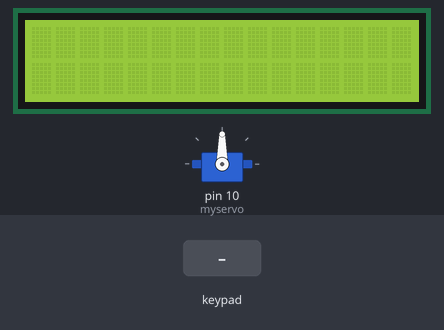
Bench run of a sketch on a simulated Arduino Uno, built with avr-gcc and run on an emulated ATmega328P. On the bench: servo, 16×2 character LCD. Inputs (shaded band) come from the test bench. The local clock reads 2024-03-15 10:24:30 at power-on unless the sketch sets it; what the sketch prints to the serial monitor is not drawn.

Above: at 1.2 s.
1.3 s: keypad keys 2 3 4 5 pressed 1.372 s apart
At 3.2 s:
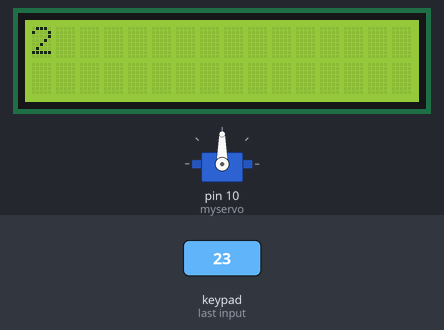
8.2 s: key '1' pressed
12.2 s: key '2' pressed
16.2 s: keypad keys 2 3 4 5 # pressed 1.372 s apart
At 20.5 s:
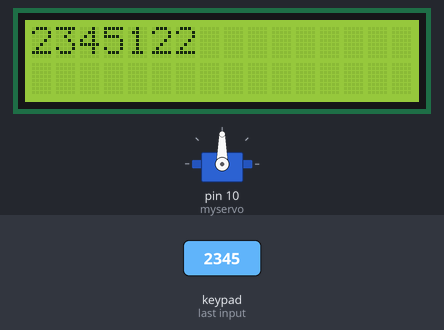
24.6 s: key '#' pressed
At 35.5 s:
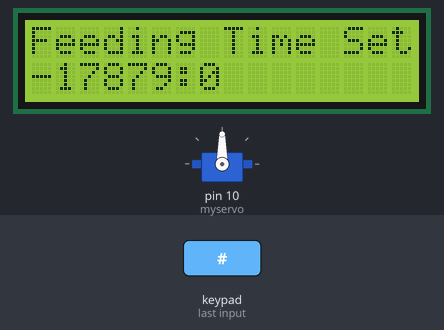
Timing chart, 0 to 37.0 s (numbered marks = the images above; inputs shaded):
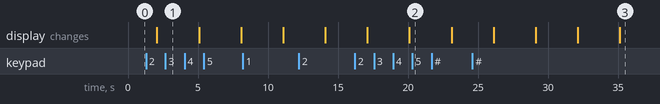

The sketch:

pet-feeder.ino
```cpp
/*
Pet Feeder System with Arduino

RTC, Servo, 4x4 Keypad and 16x2 LCD Screen
By: MeqdadDev
*/

#include <Servo.h>
#include <Keypad.h>
#include <LiquidCrystal.h>
#include <Wire.h>
#include <RTClib.h>

LiquidCrystal lcd(A0, A1, A2, 11, 12, 13);

const byte ROWS = 4;
const byte COLS = 4;
char keys[ROWS][COLS] = {
    {'1', '2', '3', 'A'},
    {'4', '5', '6', 'B'},
    {'7', '8', '9', 'C'},
    {'*', '0', '#', 'D'}};

byte rowPins[ROWS] = {2, 3, 4, 5};
byte colPins[COLS] = {6, 7, 8, 9};

Keypad customKeypad = Keypad(makeKeymap(keys), rowPins, colPins, ROWS, COLS);
Servo myservo;

RTC_DS3231 rtc;
int feedingHour = 0;
int feedingMinute = 0;
bool feedingTimeSet = false;

void setup()
{
    Serial.begin(9600);
    Wire.begin();
    rtc.begin();

    myservo.attach(10);
    lcd.begin(16, 2);

    Serial.println("Enter feeding time (HH:MM):");
}

void loop()
{
    char customKey = customKeypad.getKey();
    if (customKey)
    {
        handleKeypadInput(customKey);
    }

    DateTime now = rtc.now();
    if (now.hour() == feedingHour && now.minute() == feedingMinute)
    {
        feedPet();
    }

    if (feedingTimeSet)
    {
        displayCurrentTime(now);
    }

    delay(1000); // Wait for 1 second
}

void handleKeypadInput(char key)
{
    static bool waitingForMinute = false;
    static int hourDigits = 0;
    static int minuteDigits = 0;

    if (key >= '0' && key <= '9')
    {
        if (!waitingForMinute)
        {
            hourDigits = hourDigits * 10 + (key - '0');
            lcd.print(key);
        }
        else
        {
            minuteDigits = minuteDigits * 10 + (key - '0');
            lcd.print(key);
        }
    }
    else if (key == '#')
    {
        if (!waitingForMinute)
        {
            waitingForMinute = true;
            lcd.print(":");
        }
        else
        {
            feedingHour = hourDigits;
            feedingMinute = minuteDigits;
            lcd.clear();
            lcd.print("Feeding Time Set");
            lcd.setCursor(0, 1);
            lcd.print(feedingHour);
            lcd.print(":");
            lcd.print(feedingMinute);
            delay(2000);
            lcd.clear();
            waitingForMinute = false;
            hourDigits = 0;
            minuteDigits = 0;
            feedingTimeSet = true;
        }
    }
}

void feedPet()
{
    int val1 = 0;
    int val2 = 180;

    myservo.write(val2); // Open the servo
    lcd.print("Feeding...");
    delay(3000); // Wait for 3 seconds

    myservo.write(val1); // Close the servo
    lcd.clear();
}

void displayCurrentTime(DateTime now)
{
    lcd.setCursor(0, 0);
    lcd.print("Time: ");
    lcd.print(now.hour(), DEC);
    lcd.print(":");
    lcd.print(now.minute(), DEC);
    lcd.print(":");
    lcd.print(now.second(), DEC);
}
```

Measured:
- after the input at 1.3 s, the display: changes after 0.77 s (image 1)
- after the input at 16.2 s, the display: first differs from a run without the input after 3.9 s (image 2)
- after the input at 24.6 s, the display: first differs from a run without the input after 10.5 s (image 3)
